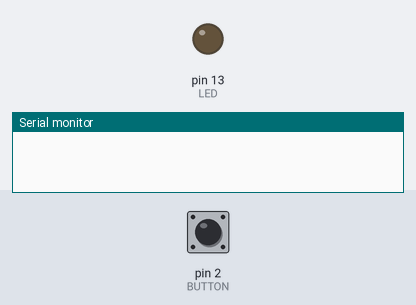
Simulated run of this sketch. Board: Arduino Uno, built with avr-gcc and run on an emulated ATmega328P. On the bench: output pins drawn as LEDs (lit = HIGH), the last lines printed to the serial monitor. The inputs (shaded band) are chosen by the test bench; at power-on: pin 2 (BUTTON) HIGH.

Above: at 1.2 s.
1.3 s: pin 2 (BUTTON) pulled LOW for 0.15 s
At 1.8 s:
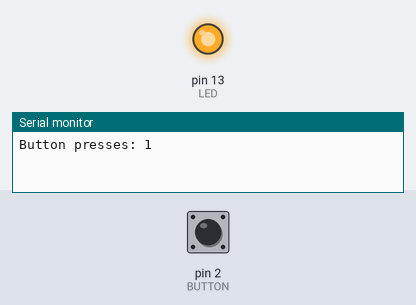
2.9 s: pin 2 (BUTTON) pulled LOW for 1 s
At 4.2 s:
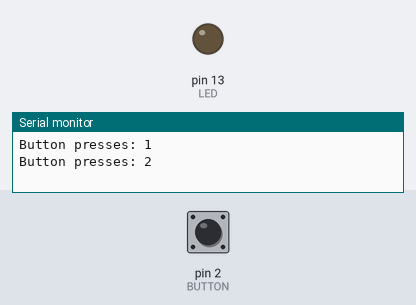
5.4 s: pin 2 (BUTTON) pulled LOW for 3.2 s
At 6.1 s:
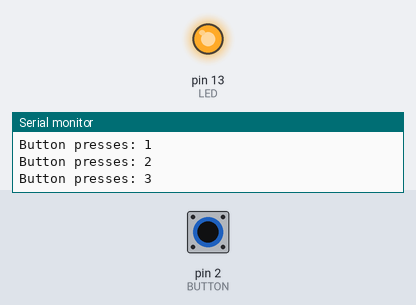
Timing chart, 0 to 8.4 s (numbered marks = the images above; inputs shaded):
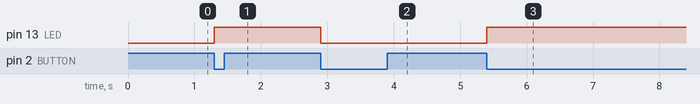

Measured:
- after the input at 1.3 s, pin 13 (LED): LOW → HIGH at once
- after the input at 2.9 s, pin 13 (LED): HIGH → LOW at once
- after the input at 5.4 s, pin 13 (LED): LOW → HIGH at once

The sketch:

counter.ino
```cpp
#define BUTTON 2
#define LED 13

int ledState = LOW;
int lastButtonState = HIGH;
int pressCount = 0;

void setup() {
  pinMode(BUTTON, INPUT_PULLUP);
  pinMode(LED, OUTPUT);
  Serial.begin(9600);

  digitalWrite(LED,ledState);
}

void loop() {
  int buttonState = digitalRead(BUTTON);
  if (lastButtonState == HIGH && buttonState == LOW) {
    ledState = !ledState;
    digitalWrite(LED, ledState);
    pressCount++;
    Serial.print("Button presses: ");
    Serial.println(pressCount);
    delay(50);
  }
    lastButtonState = buttonState;
}
```
